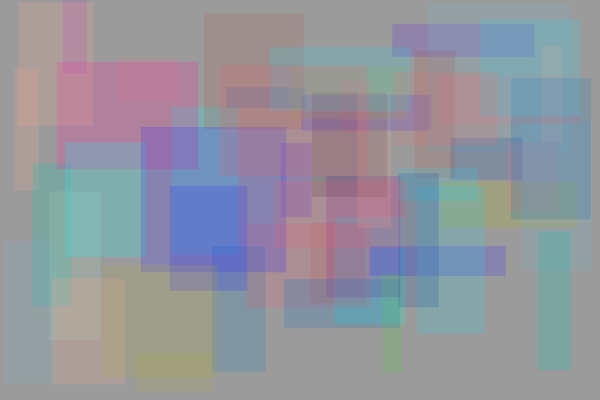
Frame 1 (no input)
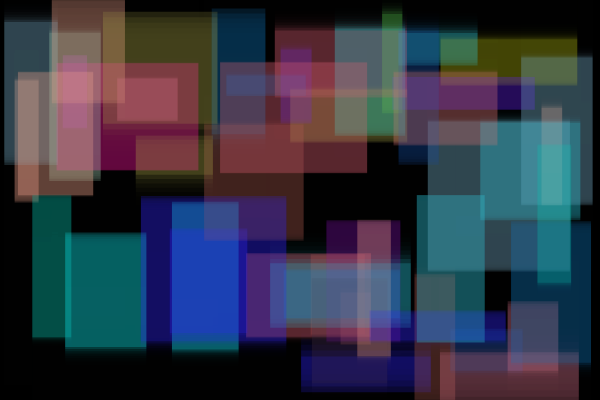
Frame 60 (no input)
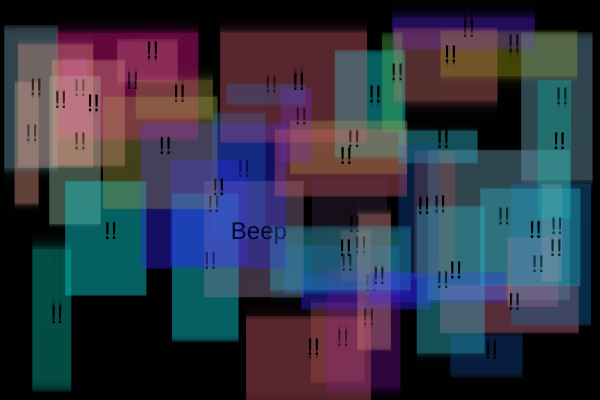
Frame 120 (the mouse pressed at the canvas centre since frame 60)

The p5.js sketch that drew these frames (run headless with seeded random() and noise() and a simulated clock; from frame 60 on, the mouse is pressed at the canvas centre):

// p5.js sketch
// ── sketch.js
var a;
var cArray = [];
var swt = 0;
var buttonArray = [];

function setup() {
    createCanvas(600, 400);
    for (var i = 0; i < 30; i++) {
        cArray.push(color(random(255), random(255), random(255), 50));
    }
    for (var i = 0; i < 50; i++) {
        var w = random(20, 150);
        var h = random(20, 150);
        var x = random(0, width - w);
        var y = random(0, height - h);
        buttonArray.push(new button(x, y, w, h));
    }
    textAlign(CENTER);
}

function draw() {
    if (!keyIsPressed) {
        background(0,0,0,100);
        noStroke();
        for (var i = 0; i < buttonArray.length; i++){
            buttonArray[i].swt = 0;
            buttonArray[i].display();
            buttonArray[i].event();
        }
    }
}

function button(x, y, w, h) {
    this.rv = random([-1, 1]);
    this.x = x;
    this.y = y;
    this.w = w;
    this.h = h;
    this.ySpeed = 3 * this.rv;
    this.gravity = random(0.02, 0.08) * this.rv;
    this.i = round(random(cArray.length-1));
    this.swt = 0;

    this.display = function() {
        fill(cArray[this.i]);
        rect(this.x, this.y, this.w, this.h);
    }
    this.event = function() {
        if (mouseIsPressed && mouseX > this.x && mouseX < this.x + this.w && mouseY > this.y && mouseY < this.y + this.h) {
            fill(0);
            textSize(24);
            text("Beep", this.x + this.w/2 + 5, this.y + this.h/2);
            this.swt = 1;
        }
        this.y += this.ySpeed;
        this.ySpeed += this.gravity;

        if (this.rv === 1) {
            if (this.y > height - this.h) {
                this.ySpeed = -3;
            }
        } else {
            if (this.y < 0) {
                this.ySpeed = 3;
            }
        }

        for (var i = 0; i < buttonArray.length; i++) {
            if (buttonArray[i].swt === 1 && this.swt !== 1) {
                fill(0);
                text("!!", this.x + this.w/2 + 5, this.y + this.h/2);
            }
        }
    }
}

function mousePressed() {
    for (var j = 0; j < buttonArray.length; j++) {
        if (mouseIsPressed && mouseX > buttonArray[j].x && mouseX < buttonArray[j].x +
            buttonArray[j].w && mouseY > buttonArray[j].y && mouseY < buttonArray[j].y + buttonArray[j].h) {
            stroke(0);
            fill(0);
            text("Beep", buttonArray[j].x + buttonArray[j].w/2, buttonArray[j].y + buttonArray[j].h/2);
            buttonArray[j].i++;
            buttonArray[j].swt = 1;
            if (buttonArray[j].i > cArray.length - 1) {buttonArray[j].i = 0;}
        }
    }
}
